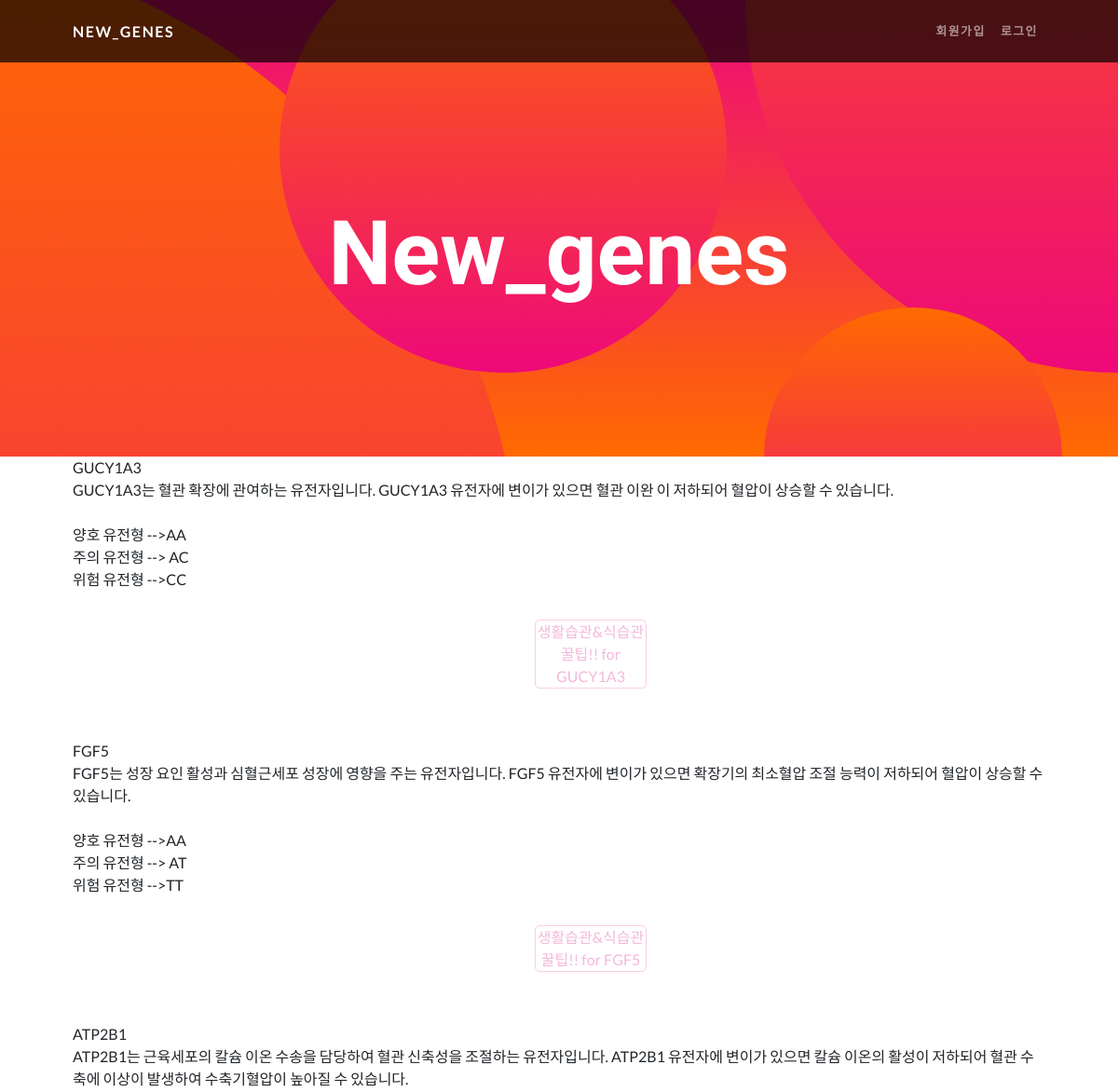
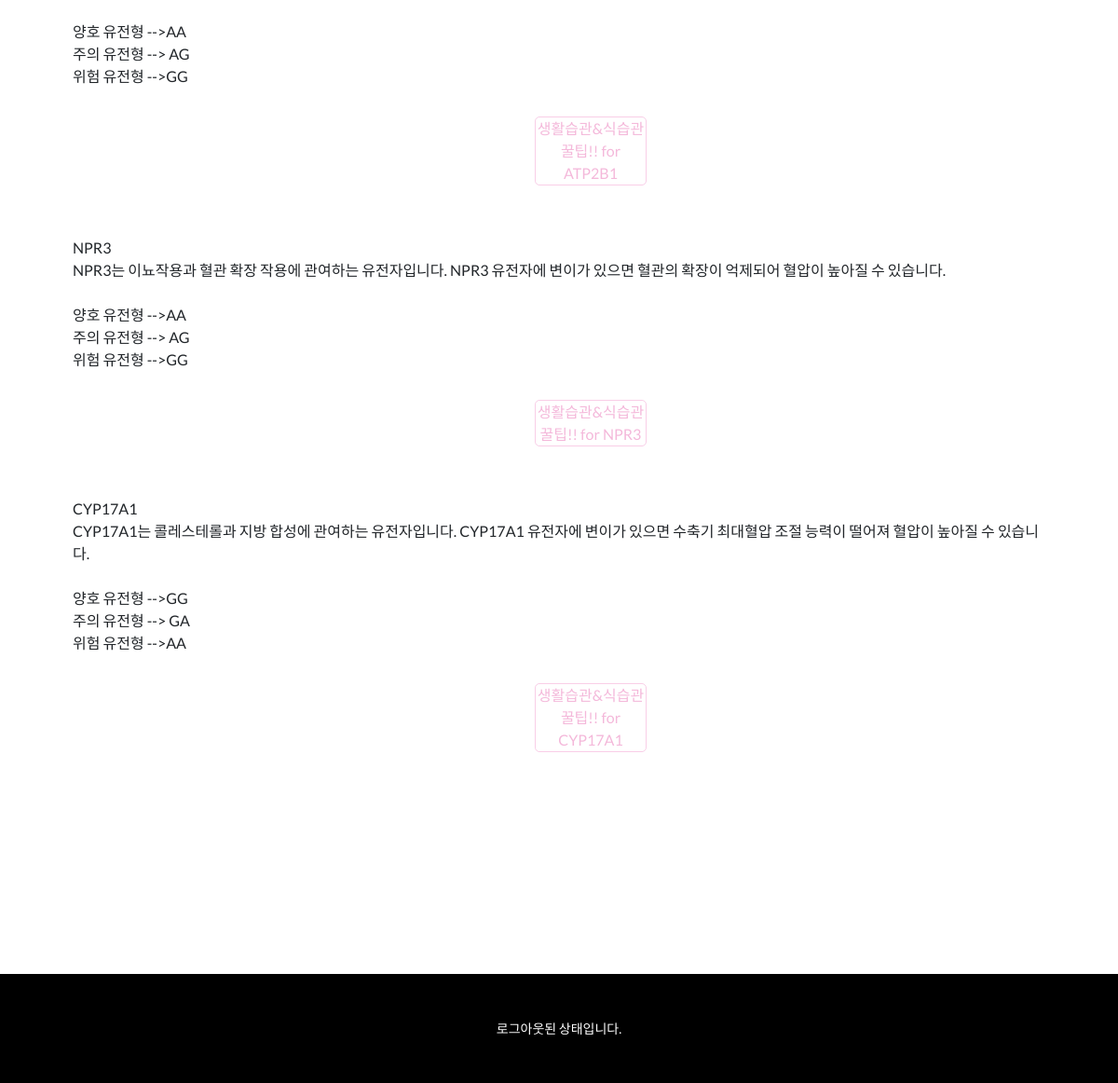
/mypage/properties/property_detail/9, run on the app's committed database (2 pictures, top to bottom).
### Gene/models.py (models this page shows)
class Gene(models.Model):
    property = models.ForeignKey(Property, on_delete=models.CASCADE, null=True)
    name = models.CharField(max_length=10, primary_key=True)
    description = models.TextField()
    warnning_type = models.CharField(max_length=2, null=True)
    middle_type = models.CharField(max_length=2, null=True)
    good_type = models.CharField(max_length=2, null=True)

### Gene/views.py (the view)
# urls.py: path('mypage/properties/property_detail/<int:property_id>', views.property_detail, name='property_detail'),
def property_detail(request, property_id):
    context = dict()
    property = Property.objects.get(id=property_id)
    gene_data = Gene.objects.filter(property_id=property_id)
    context['gene_data'] = gene_data
    context['property'] = property
    return render(request, 'Gene/property_detail.html', context=context)

### Gene/templates/Gene/property_detail.html (shortened to what this page needs)
{% extends 'gene_base/base.html' %}
{% load static %}
{% block content %}
        {% for gene in gene_data %}
            <div style="">
                <p>
                    {{gene.name}}<br>
                    {{gene.description}}<br><br>
                    양호 유전형 -->{{gene.good_type}}<br>
                    주의 유전형 --> {{gene.middle_type}}<br>
                    위험 유전형 -->{{gene.warnning_type}}<br>
                </p>
            </div>
            <div style="margin-bottom: 40px; padding-left:500px;">
                <a class="button" href={% url 'habits' gene.name %}>생활습관&식습관 꿀팁!! for  {{gene.name}}</a>
            </div>
        {% endfor %}
{% endblock content%}

### Gene/static/Gene/styles/make.css (style rules this page uses)
.button { display: block; float: left; width: 120px; font-size: medium; margin: 15px 20px; padding: 0 0; text-align: center; border-radius: 5px; transition: all 0.2s ; background-color: #FFF; color: #f4b8da; border: 1px solid #f9cee7; text-decoration: none; }

### data on the page
Gene: name "GUCY1A3", description "GUCY1A3는 혈관 확장에 관여하는 유전자입니다. GUCY1A3 유전자에 변이가 있으면 혈관 이완 이 저하되어 혈압이 상승할 수 있습니다.", good_type "AA", middle_type "AC", warnning_type "CC"
Gene: name "FGF5", description "FGF5는 성장 요인 활성과 심혈근세포 성장에 영향을 주는 유전자입니다. FGF5 유전자에 변이가 있으면 확장기의 최소혈압 조절 능력이 저하되어 혈압이 상승할 수 있습니다.", good_type "AA", middle_type "AT", warnning_type "TT"
Gene: name "ATP2B1", description "ATP2B1는 근육세포의 칼슘 이온 수송을 담당하여 혈관 신축성을 조절하는 유전자입니다. ATP2B1 유전자에 변이가 있으면 칼슘 이온의 활성이 저하되어 혈관 수축에 이상이 발생하여 수축기혈압이 높아질 수 있습니다.", good_type "AA", middle_type "AG", warnning_type "GG"
Gene: name "NPR3", description "NPR3는 이뇨작용과 혈관 확장 작용에 관여하는 유전자입니다. NPR3 유전자에 변이가 있으면 혈관의 확장이 억제되어 혈압이 높아질 수 있습니다.", good_type "AA", middle_type "AG", warnning_type "GG"
Gene: name "CYP17A1", description "CYP17A1는 콜레스테롤과 지방 합성에 관여하는 유전자입니다. CYP17A1 유전자에 변이가 있으면 수축기 최대혈압 조절 능력이 떨어져 혈압이 높아질 수 있습니다.", good_type "GG", middle_type "GA", warnning_type "AA"
